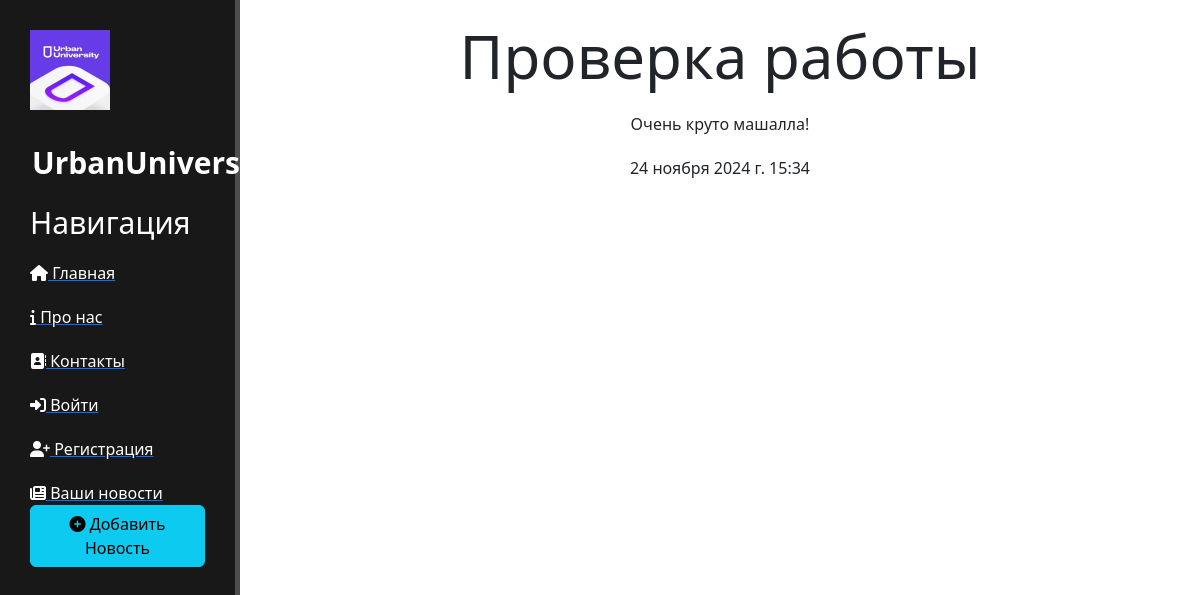
Page /news/1 on the earlier database version.
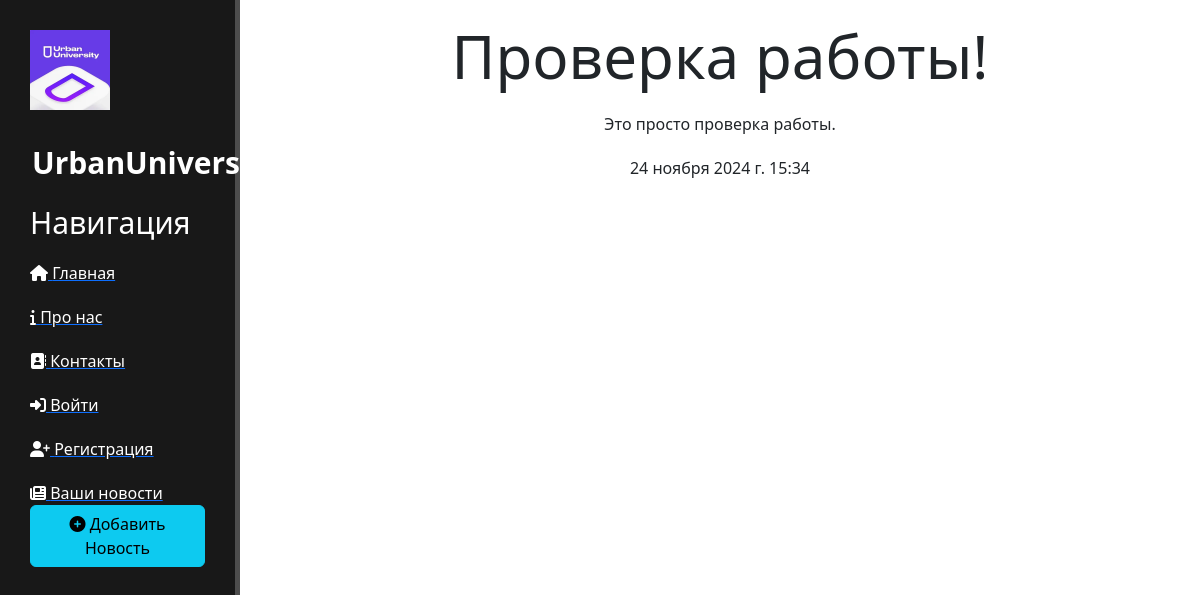
Same page on the later database version.
### news/models.py (models this page shows, shortened)
class Articles(models.Model):
    title = models.CharField('Название', max_length=50)
    anons = models.CharField('Анонс', max_length=250)
    full_text = models.TextField('Статья')
    date = models.DateTimeField('Дата публикации')
    class Meta:
        verbose_name = 'Новость'
        verbose_name_plural = 'Новости'

### news/views.py (the view)
# urls.py: path('<int:pk>', views.NewsDetailView.as_view(), name='news-detail'),
class NewsDetailView(DetailView):
    model = Articles
    template_name = 'details_view.html'
    context_object_name = 'article'

### templates/details_view.html (shortened to what this page needs)
{% extends 'base.html' %}
{% block content %}
    <div class="features">
        <h1>{{ article.title }}</h1>
        <p>{{ article.full_text }}</p>
        <p>{{ article.date }}</p>
    </div>
{% endblock %}

Differences in the rows shown:
changed Articles: title "Проверка работы" → "Проверка работы!"; full_text "Очень круто машалла!" → "Это просто проверка работы."
